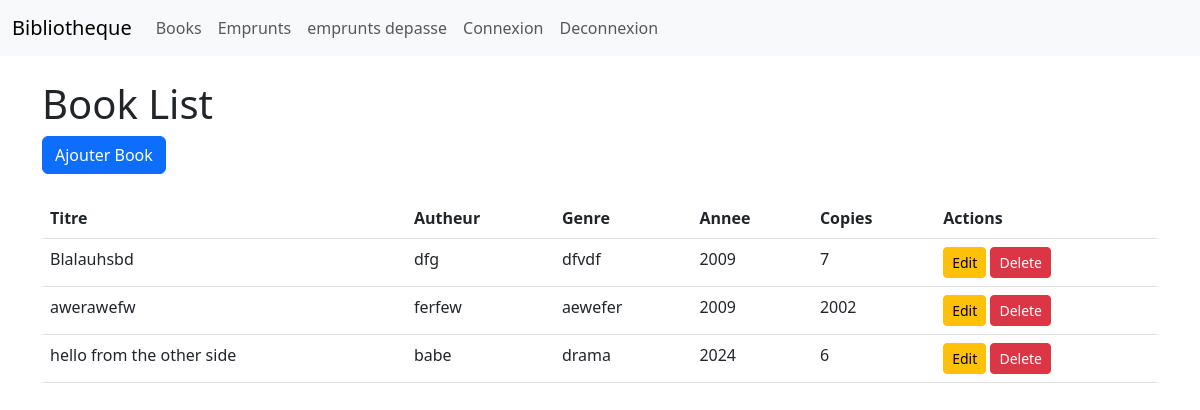
The page /books/ (signed in) on the database its author committed.
### books/models.py (models this page shows, shortened)
class Books(models.Model):
    titre = models.CharField(max_length=255)
    auteur = models.CharField(max_length=255)
    genre = models.CharField(max_length=255)
    annee_publication = models.IntegerField()
    exemplaires_disponibles = models.PositiveIntegerField()

### books/views.py (the view)
    def _wrapped_view_func(request, *args, **kwargs):
        response = view_func(request, *args, **kwargs)
        response['Cache-Control'] = 'no-store, no-cache, must-revalidate, max-age=0'
        response['Pragma'] = 'no-cache'
        response['Expires'] = '0'
        return response

### books/views.py (called while the page is built)
def no_cache(view_func):
    def _wrapped_view_func(request, *args, **kwargs):
        response = view_func(request, *args, **kwargs)
        response['Cache-Control'] = 'no-store, no-cache, must-revalidate, max-age=0'
        response['Pragma'] = 'no-cache'
        response['Expires'] = '0'
        return response
    return _wrapped_view_func

@no_cache
def book_list(request):
    if not request.session.get('user_id'):
        return redirect('login')
    if request.session.get("role") == "admin":
        books = Books.objects.all()
        return render(request, "books/book_list.html", {"books": books})
    return redirect('login')

### templates/books/book_list.html
{% extends 'base.html' %}
{% block content %}
<h1>Book List</h1>
<a href="{% url 'book_create' %}" class="btn btn-primary">Ajouter Book</a>
<table class="table mt-4">
    <thead>
        <tr>
            <th>Titre</th>
            <th>Autheur</th>
            <th>Genre</th>
            <th>Annee</th>
            <th>Copies</th>
            <th>Actions</th>
        </tr>
    </thead>
    <tbody>
        {% for book in books %}
        <tr>
            <td>{{ book.titre }}</td>
            <td>{{ book.auteur }}</td>
            <td>{{ book.genre }}</td>
            <td>{{ book.annee_publication }}</td>
            <td>{{ book.exemplaires_disponibles }}</td>
            <td>
                <a href="{% url 'book_update' book.id %}" class="btn btn-warning btn-sm">Edit</a>
                <a href="{% url 'book_delete' book.id %}" class="btn btn-danger btn-sm">Delete</a>
            </td>
        </tr>
        {% endfor %}
    </tbody>
</table>
{% endblock %}

### rows shown on the page
Books: titre "Blalauhsbd", auteur "dfg", genre "dfvdf", annee_publication "2009", exemplaires_disponibles "7"
Books: titre "awerawefw", auteur "ferfew", genre "aewefer", annee_publication "2009", exemplaires_disponibles "2002"
Books: titre "hello from the other side", auteur "babe", genre "drama", annee_publication "2024", exemplaires_disponibles "6"
